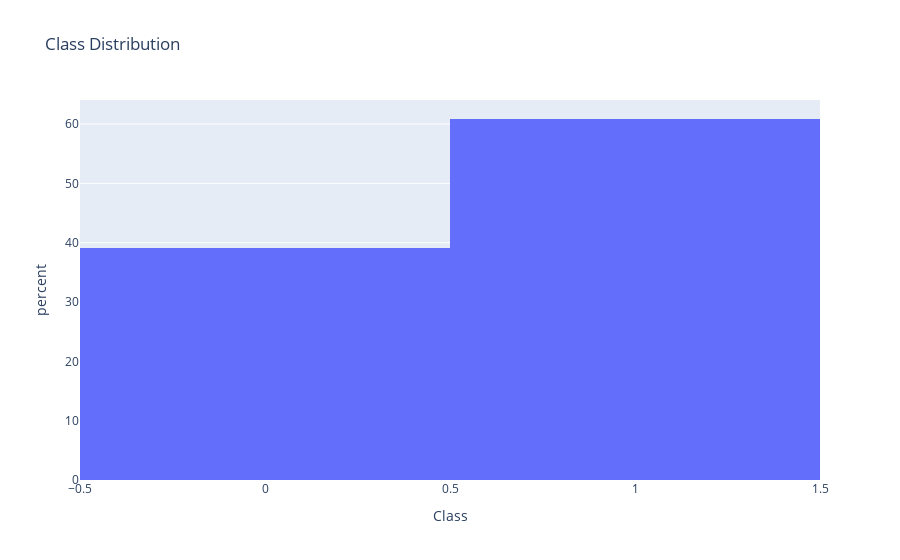

The code cell stored with this chart in its notebook:
### Code cell
# Check 'Class' distribution
figure = ex.histogram(data_frame=y, 
                        x='Class', 
                        title='Class Distribution', 
                        histnorm='percent', 
                        nbins=len(np.unique(y.values)))
figure.show()

### Figure 1 — Plotly figure (JSON) as saved in the notebook; plotly's stock layout.template omitted (floating-point values rounded to 4 significant figures; data arrays with more than 128 entries replaced by an {"elided": "..."} marker saying what was removed)
{"data": [{"alignmentgroup": "True", "bingroup": "x", "histnorm": "percent", "hovertemplate": "Class=%{x}<br>percent=%{y}<extra></extra>", "legendgroup": "", "marker": {"color": "#636efa", "pattern": {"shape": ""}}, "name": "", "nbinsx": 2, "offsetgroup": "", "orientation": "v", "showlegend": false, "type": "histogram", "x": {"elided": "12725 int values"}, "xaxis": "x", "yaxis": "y"}], "layout": {"autosize": true, "barmode": "relative", "legend": {"tracegroupgap": 0}, "title": {"text": "Class Distribution"}, "xaxis": {"anchor": "y", "autorange": true, "domain": [0, 1], "range": [-0.5, 1.5], "title": {"text": "Class"}, "type": "linear"}, "yaxis": {"anchor": "x", "autorange": true, "domain": [0, 1], "range": [0, 64.05], "title": {"text": "percent"}}}}
